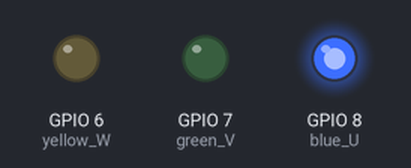
A sketch run on a simulated ESP8266 (Wemos D1 mini). Shown: output pins drawn as LEDs (lit = HIGH).

Above: at 5.0 s.
At 15.0 s:
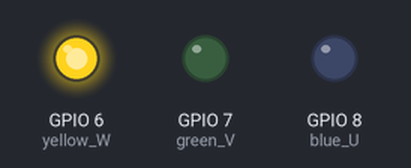
Timing chart, 0 to 26.0 s (numbered marks = the images above):
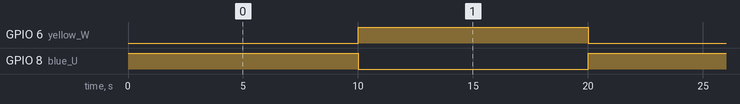

Measured:
- by itself, GPIO 6 (yellow_W), GPIO 8 (blue_U): alternates HIGH for 10.0 s and LOW for 10.0 s

The sketch:

bikewheel_test1.ino
```cpp
#include <ESP8266WebServer.h>
#include <ESP8266WiFi.h>
#include <ArduinoJson.h>

// GPIO mappings for Arduino Wemos D1
int blue_Hall_U = 3;   // Hall sensor U
int green_Hall_V = 4;  // Hall sensor V
int yellow_Hall_W = 5; // Hall sensor W
int blue_U = 8;        // Control wire U
int green_V = 7;       // Control wire V
int yellow_W = 6;      // Control wire W

void setup() {
  // Initialize the pins
  pinMode(blue_Hall_U, INPUT);
  pinMode(green_Hall_V, INPUT);
  pinMode(yellow_Hall_W, INPUT);
  pinMode(blue_U, OUTPUT);
  pinMode(green_V, OUTPUT);
  pinMode(yellow_W, OUTPUT);

  // Set initial motor direction (CW)
  digitalWrite(blue_U, HIGH);
  digitalWrite(green_V, LOW);
  digitalWrite(yellow_W, LOW);
}

void loop() {
  // Rotate motor CW for 10 seconds
  rotateMotorCW(10000);

  // Rotate motor CCW for 10 seconds
  rotateMotorCCW(10000);
}

void rotateMotorCW(unsigned long duration) {
  unsigned long startTime = millis();
  while (millis() - startTime < duration) {
    // Set motor direction (CW)
    digitalWrite(blue_U, HIGH);
    digitalWrite(green_V, LOW);
    digitalWrite(yellow_W, LOW);
  }
}

void rotateMotorCCW(unsigned long duration) {
  unsigned long startTime = millis();
  while (millis() - startTime < duration) {
    // Set motor direction (CCW)
    digitalWrite(blue_U, LOW);
    digitalWrite(green_V, LOW);
    digitalWrite(yellow_W, HIGH);
  }
}
```
